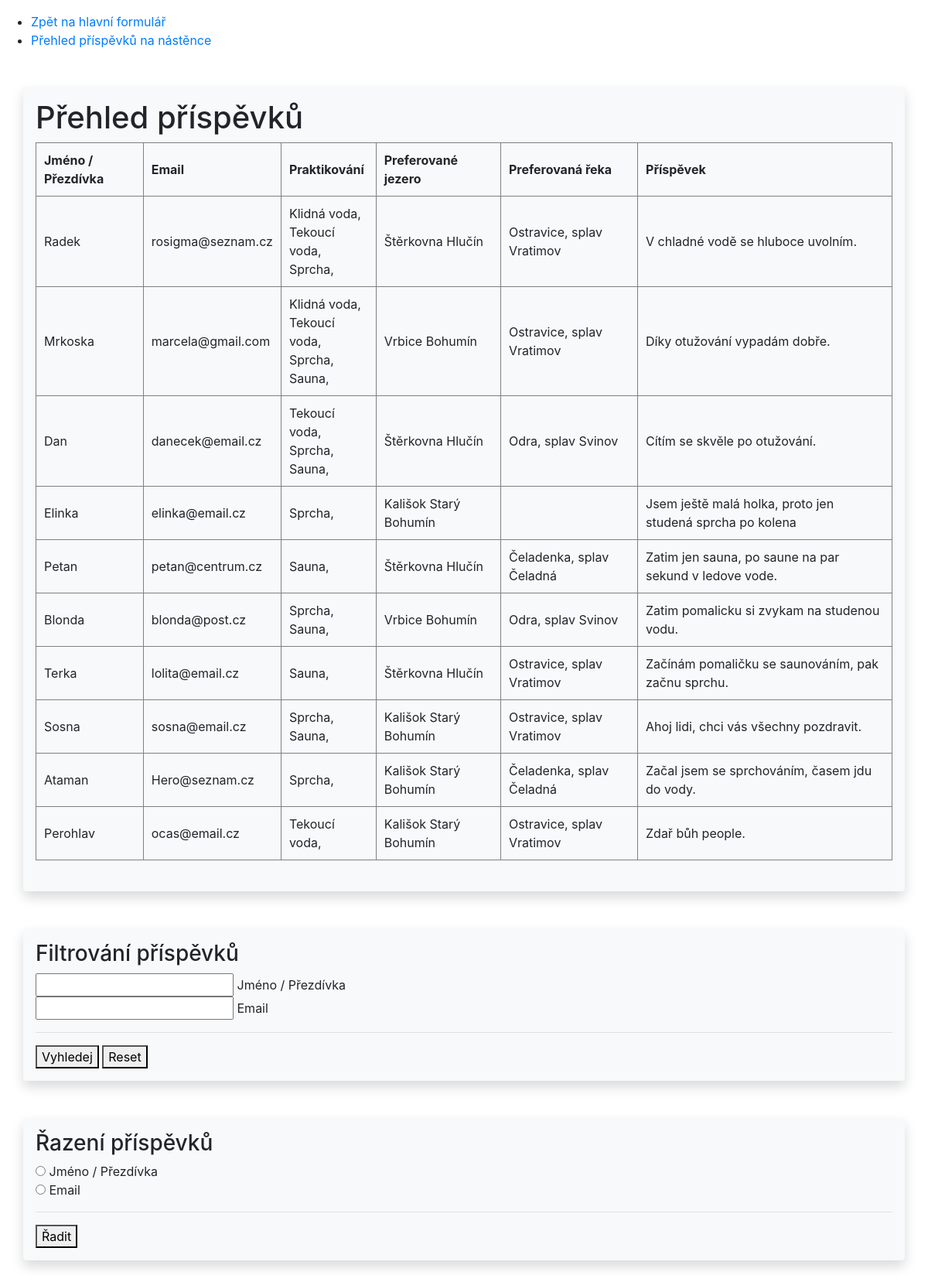
/ScriptVypis.php, run on the app's committed database.
### tables this page shows
CREATE TABLE `hlavni` (
  `id` int(11) NOT NULL,
  `nickname` varchar(30) NOT NULL,
  `email` varchar(50) NOT NULL,
  `klidna_voda` int(11) NOT NULL DEFAULT 0,
  `tekouci_voda` int(11) NOT NULL DEFAULT 0,
  `sprcha` int(11) NOT NULL DEFAULT 0,
  `sauna` int(11) NOT NULL DEFAULT 0,
  `id_jezero` int(11) NOT NULL,
  `id_reka` int(11) NOT NULL,
  `text` text NOT NULL
);

CREATE TABLE `jezera` (
  `id` int(11) NOT NULL,
  `nazev` varchar(30) NOT NULL,
  `popis` text NOT NULL
);

CREATE TABLE `reky` (
  `id` int(11) NOT NULL,
  `nazev` varchar(30) NOT NULL,
  `popis` text NOT NULL
);

### ScriptVypis.php (the view, shortened to what this page needs)
<!DOCTYPE html>
<html lang="en">
<head>
    <link rel="stylesheet" href="https://cdn.jsdelivr.net/npm/bootstrap@4.6.1/dist/css/bootstrap.min.css">
</head>
<body>
    <?php
    require 'config.php';
    $queryUvod = 'SELECT h.nickname, h.email, j.popis AS id_jezero, r.popis AS id_reka, h.klidna_voda, h.tekouci_voda, h.sprcha, h.sauna, text
        FROM hlavni h
        LEFT JOIN jezera j ON h.id_jezero = j.id
        LEFT JOIN reky r ON h.id_reka = r.id';
    if (isset($_POST['filtrname']) && $_POST['filtrname'] != '') {
        $nick = addslashes($_POST['filtrname']);
        $query = $queryUvod . ' WHERE nickname = "' . $nick . '" ';
    } else if (isset($_POST['filtremail']) && $_POST['filtremail'] != '') {
        $email = addslashes($_POST['filtremail']);
        $query = $queryUvod . ' WHERE email = "' . $email . '" ';
    } else if (isset($_POST['radit']) && $_POST['radit'] != '') {
        $razeni = addslashes($_POST['radit']);
        $query = $queryUvod . ' ORDER BY ' . $razeni . ' ';
    } else {
        $query = $queryUvod;
    }
    if (!($con = mysqli_connect($url, $jmeno, $heslo, $db)))
        die("Nelze se pripojit k DB serveru! </body></html>");
    if (!($vysledek = mysqli_query($con, $query)))
        die("Nelze provest dotaz! </body></html>");
    ?>
    <section id="" class="pt-3">
        <ul>
            <li><a href="index.php">Zpět na hlavní formulář</a></li>
            <li><a href="ScriptVypis.php">Přehled příspěvků na nástěnce</a></li>
        </ul>
        <div class="container shadow p-3 mb-5 bg-light rounded text-left mt-5">
            <h1>Přehled příspěvků</h1>
            <form action="">
                <table border="1" cellpadding="10px">
                    <tr>
                        <th>Jméno / Přezdívka</th>
                        <th>Email</th>
                        <th>Praktikování</th>
                        <th>Preferované jezero</th>
                        <th>Preferovaná řeka</th>
                        <th>Příspěvek</th>
                    </tr>
                    <?php
                    while ($radekDB = mysqli_fetch_array($vysledek)) {
                        $praktiky = '';
                        if ($radekDB['klidna_voda'] == 1) {
                            $praktiky .= "Klidná voda," . "<br>";
                        }
                        if ($radekDB['tekouci_voda'] == 1) {
                            $praktiky .= "Tekoucí voda," . "<br>";
                        }
                        if ($radekDB['sprcha'] == 1) {
                            $praktiky .= "Sprcha," . "<br>";
                        }
                        if ($radekDB['sauna'] == 1) {
                            $praktiky .= "Sauna," . "<br>";
                        }
                        echo "<tr><td>" . htmlspecialchars($radekDB['nickname']) . "</td><td>" . htmlspecialchars($radekDB['email']) . "</td>
                        <td>" . $praktiky . "</td><td>" . htmlspecialchars($radekDB['id_jezero']) . "</td>
                        <td>" . htmlspecialchars($radekDB['id_reka']) . "</td><td>" . htmlspecialchars($radekDB['text']) . "</td></tr>";
                    }
                    ?>
                </table>
            </form>
            <br>
        </div>
        <div class="container shadow p-3 mb-5 bg-light rounded text-left mt-5">
            <h3>Filtrování příspěvků</h3>
            <form action="ScriptVypis.php" method="post">
                <input type="text" name="filtrname"> Jméno / Přezdívka <br>
                <input type="text" name="filtremail"> Email <br>
                <hr>
                <button type="submit">Vyhledej</button>
                <button type="reset">Reset</button>
            </form>
        </div>
        <div class="container shadow p-3 mb-5 bg-light rounded text-left mt-5">
            <h3>Řazení příspěvků</h3>
            <form action="ScriptVypis.php" method="post">
                <input type="radio" name="radit" value="nickname"> Jméno / Přezdívka <br>
                <input type="radio" name="radit" value="email"> Email <br>
                <hr>
                <button type="submit">Řadit</button>
            </form>
        </div>
    </section>
</body>
</html>

### data on the page
hlavni: nickname "Radek", email "rosigma@seznam.cz", klidna_voda "Klidná voda,", tekouci_voda "Tekoucí voda,", sprcha "Sprcha,", jezera.popis "Štěrkovna Hlučín", reky.popis "Ostravice, splav Vratimov", text "V chladné vodě se hluboce uvolním."
hlavni: nickname "Mrkoska", email "marcela@gmail.com", klidna_voda "Klidná voda,", tekouci_voda "Tekoucí voda,", sprcha "Sprcha,", sauna "Sauna,", jezera.popis "Vrbice Bohumín", reky.popis "Ostravice, splav Vratimov", text "Díky otužování vypadám dobře."
hlavni: nickname "Dan", email "danecek@email.cz", tekouci_voda "Tekoucí voda,", sprcha "Sprcha,", sauna "Sauna,", jezera.popis "Štěrkovna Hlučín", reky.popis "Odra, splav Svinov", text "Cítím se skvěle po otužování."
hlavni: nickname "Elinka", email "elinka@email.cz", sprcha "Sprcha,", jezera.popis "Kališok Starý Bohumín", text "Jsem ještě malá holka, proto jen studená sprcha po kolena"
hlavni: nickname "Petan", email "petan@centrum.cz", sauna "Sauna,", jezera.popis "Štěrkovna Hlučín", reky.popis "Čeladenka, splav Čeladná", text "Zatim jen sauna, po saune na par sekund v ledove vode."
hlavni: nickname "Blonda", email "blonda@post.cz", sprcha "Sprcha,", sauna "Sauna,", jezera.popis "Vrbice Bohumín", reky.popis "Odra, splav Svinov", text "Zatim pomalicku si zvykam na studenou vodu."
hlavni: nickname "Terka", email "lolita@email.cz", sauna "Sauna,", jezera.popis "Štěrkovna Hlučín", reky.popis "Ostravice, splav Vratimov", text "Začínám pomaličku se saunováním, pak začnu sprchu."
hlavni: nickname "Sosna", email "sosna@email.cz", sprcha "Sprcha,", sauna "Sauna,", jezera.popis "Kališok Starý Bohumín", reky.popis "Ostravice, splav Vratimov", text "Ahoj lidi, chci vás všechny pozdravit."
hlavni: nickname "Ataman", email "Hero@seznam.cz", sprcha "Sprcha,", jezera.popis "Kališok Starý Bohumín", reky.popis "Čeladenka, splav Čeladná", text "Začal jsem se sprchováním, časem jdu do vody."
hlavni: nickname "Perohlav", email "ocas@email.cz", tekouci_voda "Tekoucí voda,", jezera.popis "Kališok Starý Bohumín", reky.popis "Ostravice, splav Vratimov", text "Zdař bůh people."
